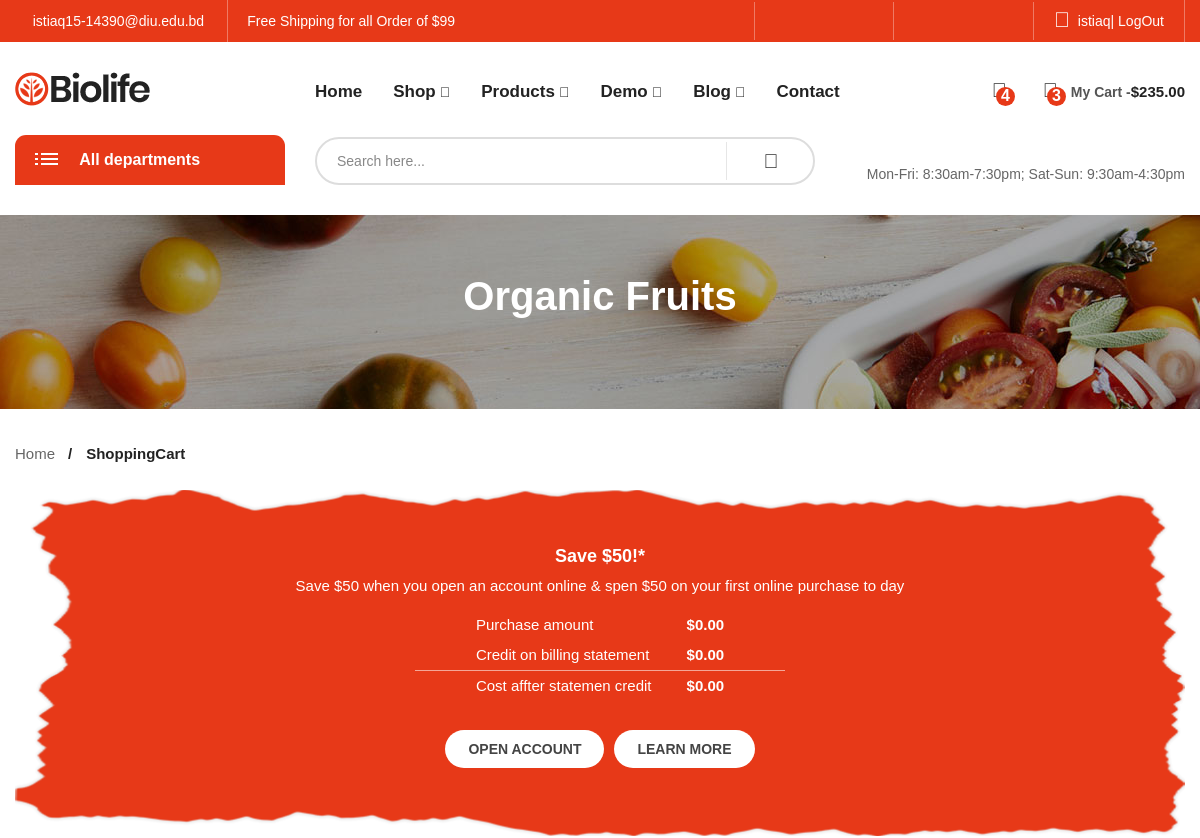
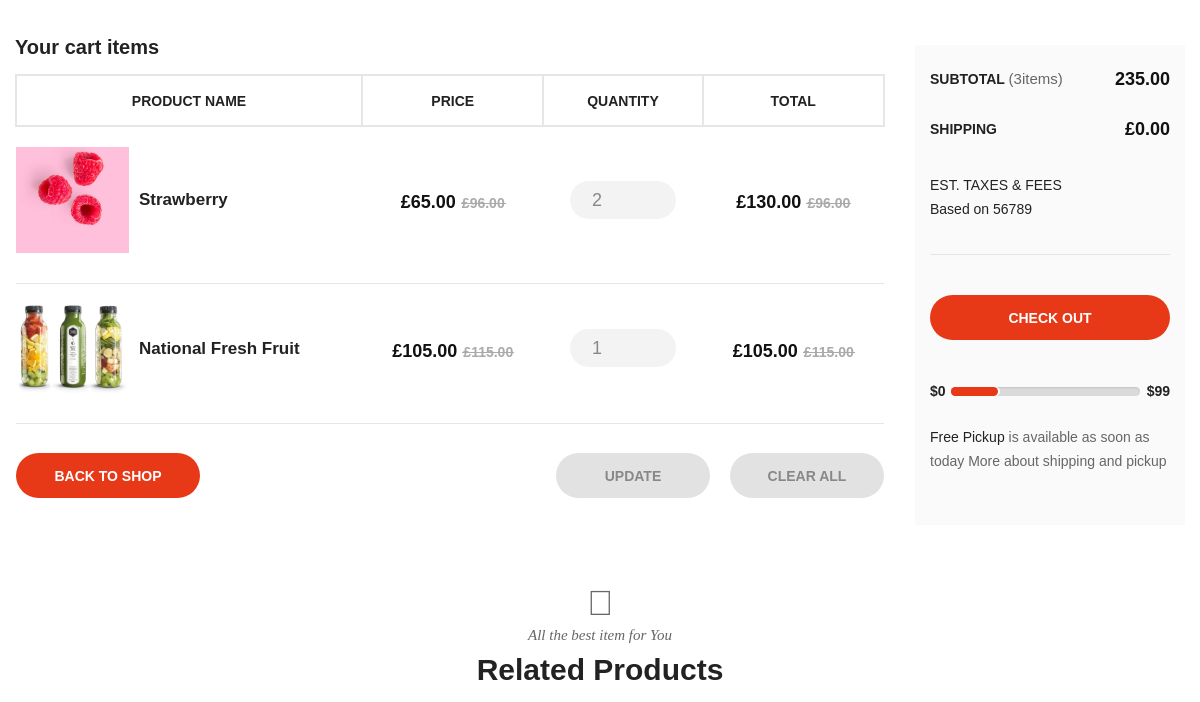
The page /cart/ (signed in, upper part) on the database as committed earlier (2 pictures, top to bottom).
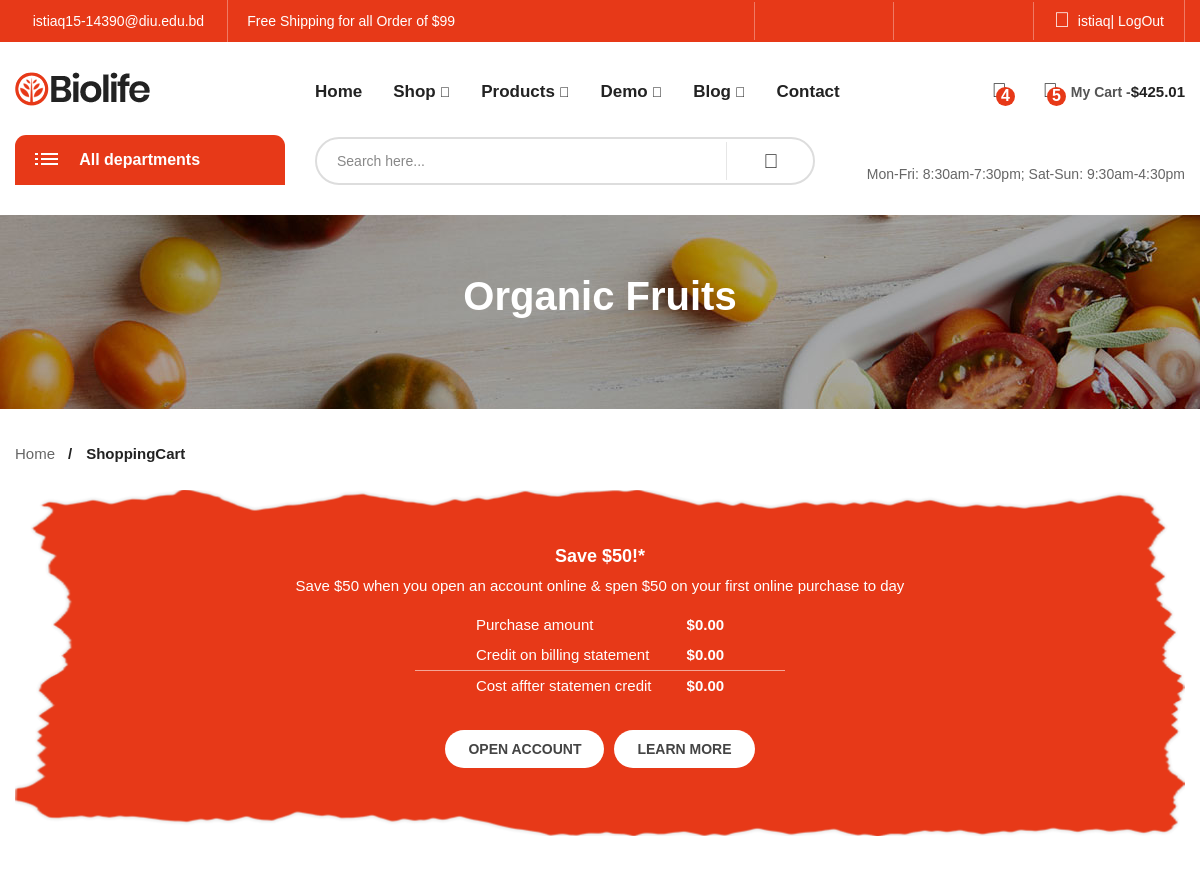
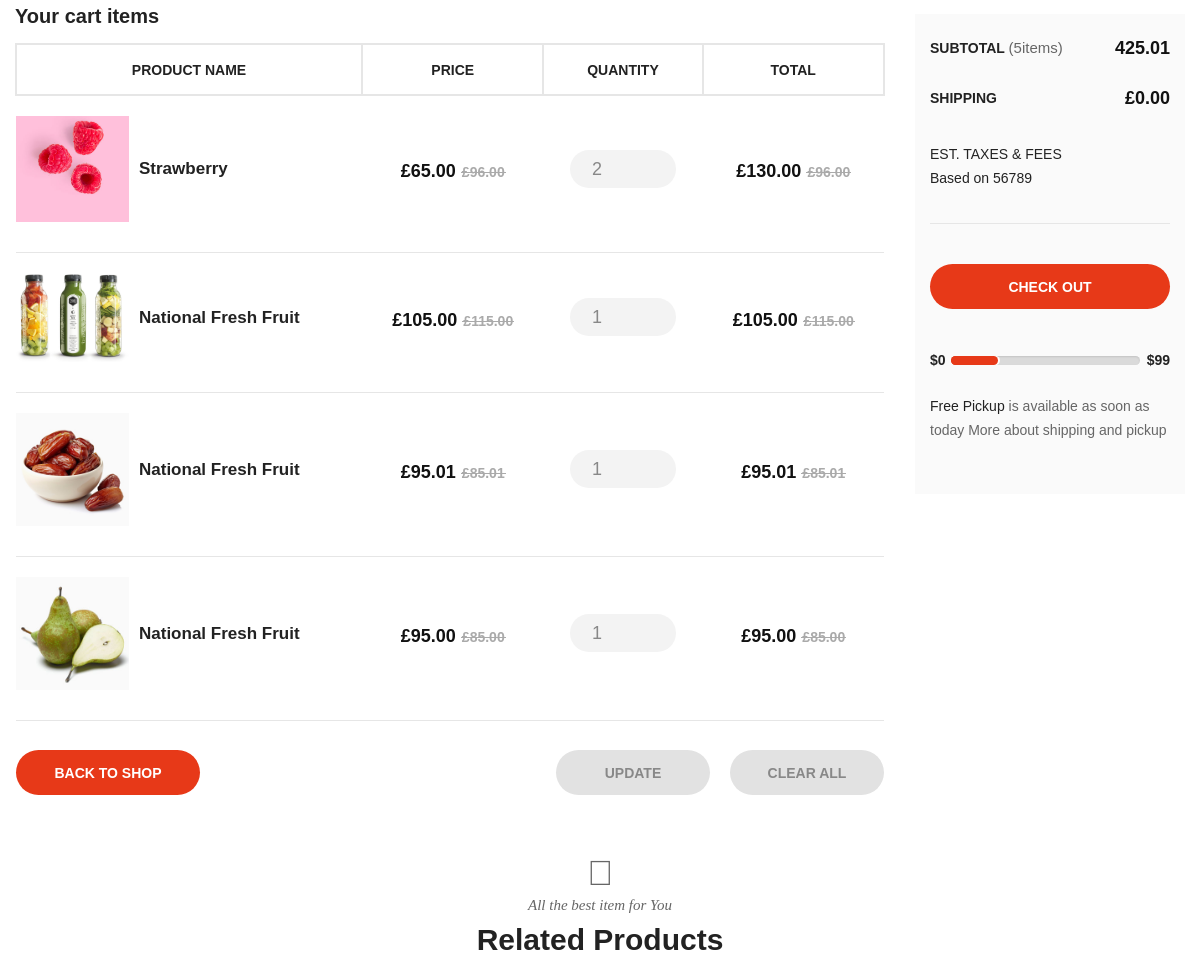
The same page on the database as committed later (2 pictures, top to bottom).
### task1/models.py (models this page shows, shortened)
class CartItem(models.Model):
    cart = models.ForeignKey(Cart, on_delete=models.CASCADE)
    product = models.ForeignKey(Products, on_delete=models.CASCADE)
    quantity = models.PositiveIntegerField(default=0)

class Products(models.Model):
    category = models.ManyToManyField(Category)
    subcategory = models.BooleanField(default=False, null=True)
    productimage = models.ImageField(upload_to='toprelatedProduct/')
    productcategory = models.CharField(max_length=50)
    productname = models.CharField(max_length=50)
    price = models.DecimalField(max_digits=90, decimal_places=2)
    oldprice = models.DecimalField(max_digits=90, decimal_places=2)
    productDiscription = models.TextField(max_length=200)

### task1/views.py (the view, shortened to what this page needs)
# urls.py: path('cart/',views.ShoppingCart.as_view(),name='cart'),
class ShoppingCart(View):
    def get(self, request):
        if request.user.is_authenticated:
            cart = Cart.objects.get_or_create(user=request.user)[0]
            cart_items = CartItem.objects.filter(cart=cart)
        total_prices = sum(item.quantity * item.product.price for item in cart_items)
        item_prices = [item.quantity * item.product.price for item in cart_items]
        cart_items_and_prices = zip(cart_items, item_prices)
        total_quantity = sum(item.quantity for item in cart_items)
        context = {
            'cart_items': cart_items,
            'cart_items_and_prices': cart_items_and_prices,
            'total_prices': total_prices,
            'total_quantity': total_quantity,
        }
        context.update(
            {
                'category': Category.objects.filter(subcategory=True),
                'product': Products.objects.filter(subcategory=True)
            }
        )
        return render(request, 'pages/shopping-cart.html', context=context)

### task1/context_processors.py (called while the page is built)
def categories(request):
    return {"categories": Category.objects.all()}

def products(request):
    return {"products": Products.objects.all()}

def specialslider(request):
    return {"specialslider": SecondSlider.objects.all()}

def blogpost(request):
    return {"recents": BlogPost.objects.order_by('-postdate')[:3]}

def cartitem(request):
    if request.user.is_authenticated:
        user = request.user
        cart, _ = Cart.objects.get_or_create(user=user)
        cart_items = CartItem.objects.filter(cart=cart)
    else:
        user = None
        cart_items = None
    return {'cart_items': cart_items}

def websitesettings(request):
    return {"websitesettings": WebsiteSetting.objects.first()}

def Comments(request):
    return {"comments": Comment.objects.all()}

### task1/models.py (called while the page is built)
    @property
    def get_count(self):
        return self.comment_set.count()

### templates/pages/shopping-cart.html (shortened to what the changed rows need)
{% extends 'base.html' %}
{% block content %}
    <body class="biolife-body">
   {% include 'header.html' %}
    <div class="hero-section hero-background">
        <h1 class="page-title">Organic Fruits</h1>
    </div>
    <div class="page-contain shopping-cart">
        <div id="main-content" class="main-content">
            <div class="container">
                <div class="shopping-cart-container">
                    <div class="row">
                        <div class="col-lg-9 col-md-12 col-sm-12 col-xs-12">
                            <form class="shopping-cart-form" action="#" method="post">
                                <table class="shop_table cart-form">
                                    <thead>
                                    <tr>
                                        <th class="product-name">Product Name</th>
                                        <th class="product-price">Price</th>
                                        <th class="product-quantity">Quantity</th>
                                        <th class="product-subtotal">Total</th>
                                    </tr>
                                    </thead>
                                    <tbody>
                                    {%  for item, item_price in cart_items_and_prices  %}
                                        <tr class="cart_item">
                                        <td class="product-thumbnail" data-title="Product Name">
                                            <a class="prd-thumb" href="#">
                                                <figure><img width="113" height="113" src={{ item.product.productimage.url }} alt="shippingcart"></figure>
                                            </a>
                                            <a class="prd-name" href="#">{{ item.product.productname }}</a>
                                            <div class="action">
                                                <a href="{% url 'edit'  %} class="edit"><i class="fa fa-pencil" aria-hidden="true"></i></a>
                                                <a href="{% url 'remove' item.id %}" class="remove"><i class="fa fa-trash-o" aria-hidden="true"></i></a>
                                            </div>
                                        </td>
                                        <td class="product-price" data-title="Price">
                                            <div class="price price-contain">
                                                <ins><span class="price-amount"><span class="currencySymbol">£</span>{{ item.product.price }}</span></ins>
                                                <del><span class="price-amount"><span class="currencySymbol">£</span>{{ item.product.oldprice }}</span></del>
                                            </div>
                                        </td>
                                        <td class="product-quantity" data-title="Quantity">
                                            <div class="quantity-box type1">
                                                <div class="qty-input">
                                                    <input type="text" name="qty12554" value= {{ item.quantity }}  data-max_value="20" data-min_value="1" data-step="1">
                                                    <a href="#" class="qty-btn btn-up"><i class="fa fa-caret-up" aria-hidden="true"></i></a>
                                                    <a href="#" class="qty-btn btn-down"><i class="fa fa-caret-down" aria-hidden="true"></i></a>
                                                </div>
                                            </div>
                                        </td>
                                        <td class="product-subtotal" data-title="Total">
                                            <div class="price price-contain">
                                                <ins><span class="price-amount"><span class="currencySymbol">£</span>{{ item_price}}</span></ins>
                                                <del><span class="price-amount"><span class="currencySymbol">£</span>{{ item.product.oldprice }}</span></del>
                                            </div>
                                        </td>
                                    </tr>
                                    {% endfor %}
                                    </tbody>
                                </table>
                            </form>
                        </div>
                        <div class="col-lg-3 col-md-12 col-sm-12 col-xs-12">
                            <div class="shpcart-subtotal-block">
                                <div class="subtotal-line">
                                    <b class="stt-name">Subtotal <span class="sub">({{ total_quantity }}items)</span></b>
                                    <span class="stt-price">{{ total_prices }}</span>
                                </div>
                            </div>
                        </div>
                    </div>
                </div>
            </div>
        </div>
    </div>
</body>
{% endblock %}

### templates/header.html (shortened to what the changed rows need)
{% load static %}
    <header id="header" class="header-area style-01 layout-03">
        <div class="header-middle biolife-sticky-object ">
            <div class="container">
                <div class="row">
                    <div class="col-lg-3 col-md-3 col-md-6 col-xs-6">
                        <div class="biolife-cart-info">
                            <div class="minicart-block">
                                <div class="minicart-contain">
                                    <a href="{% url 'cart' %}" class="link-to">
                                            <span class="icon-qty-combine">
                                                    <span class="qty">{{ total_quantity }}</span>
                                            </span>
                                        <span class="title">My Cart -</span>
                                        <span class="sub-total">${{ total_prices }}</span>
                                    </a>
                                </div>
                            </div>
                        </div>
                    </div>
                </div>
            </div>
        </div>
    </header>

Rows that differ between the two databases and show on the page:
added CartItem: product.productimage (picture), product.productname "National Fresh Fruit", product.price "95.01", product.oldprice "85.01", qty12554 "1", item_price "95.01"
added CartItem: product.productimage (picture), product.productname "National Fresh Fruit", product.price "95.00", product.oldprice "85.00", qty12554 "1", item_price "95.00"
Other text that changed with them:
{{ total_quantity }}: "3" → "5"
{{ total_prices }}: "235.00" → "425.01"
